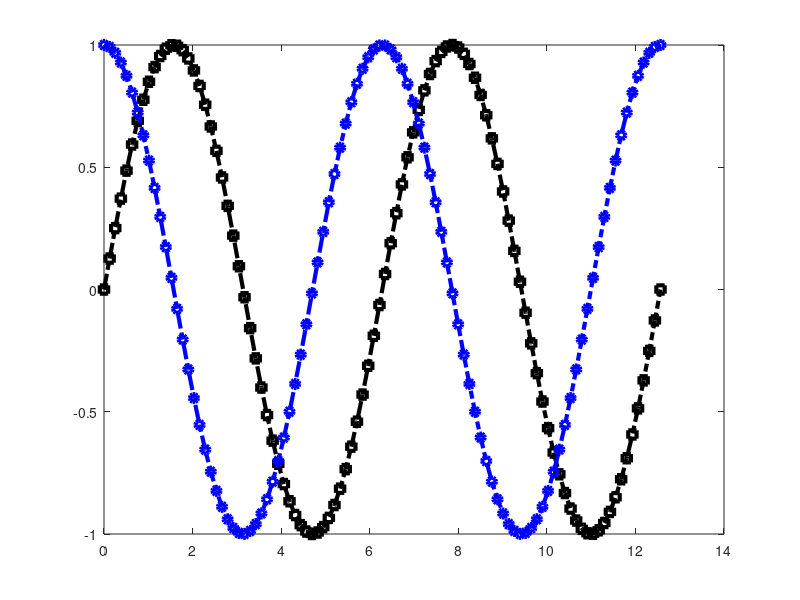
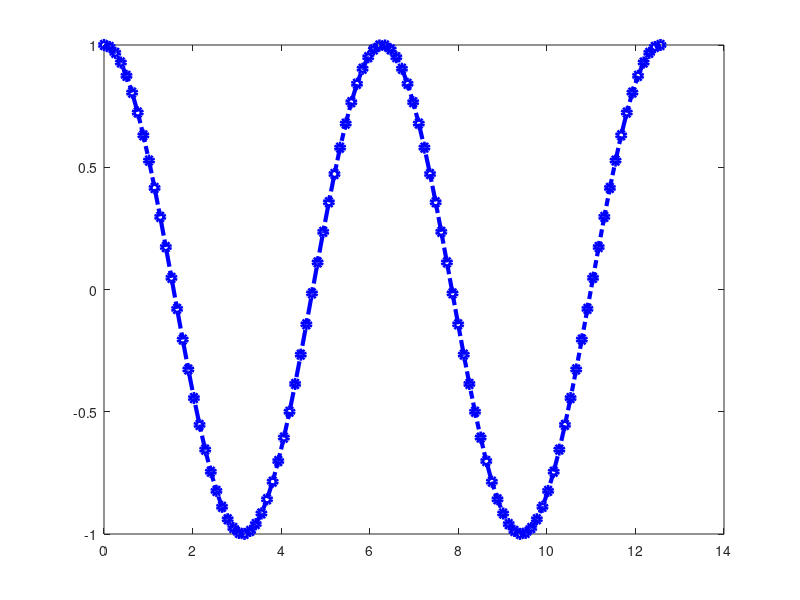

The MATLAB script that drew these images, in order: (Note: this script raises an error after producing the figures.)
clear
close all
clc

%% Data Creation

% time Vector
t = linspace(0, 4*pi, 100);

% Signal Creation
Y1 = sin(t);
Y2 = cos(t);

%% Plotting

Fig1 = figure('Name', 'Sine Plot', 'Units', 'Normalized', 'OuterPosition', [0, 0, 1, 1]);
plot(t, Y1, '-.sk', 'LineWidth', 3)


Fig2 = figure('Name', 'Cosine Plot');
plot(t, Y2, '-.ob', 'LineWidth', 3)


% Activate Figure1
figure(Fig1)
hold on
plot(t, Y2, '-.ob', 'LineWidth', 3)

pause(2)
Fig1.Name = 'Sine + Cos Plot';
Fig1.OuterPosition = [0, 0, .5 .5];
